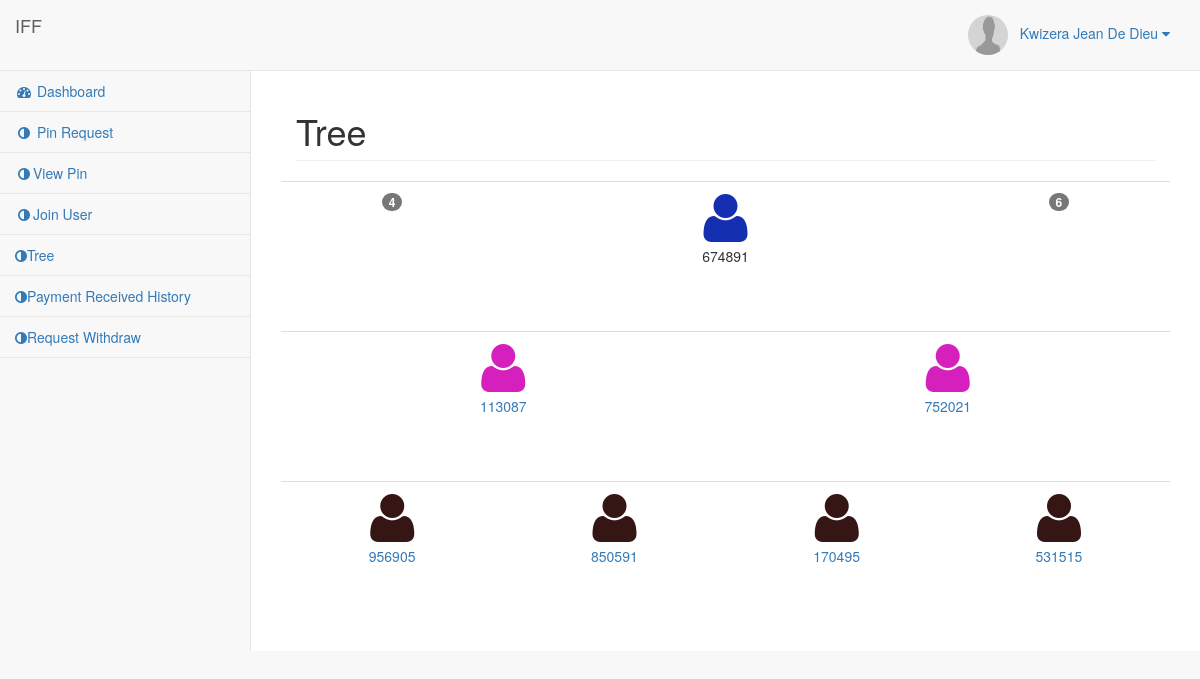
/tree.php?search-id=674891 (signed in), run on the app's committed database.
### tables this page shows
CREATE TABLE `user` (
  `id` int(11) NOT NULL,
  `userident` int(11) NOT NULL,
  `Names` varchar(50) NOT NULL,
  `NationalID` bigint(50) NOT NULL,
  `password` varchar(30) NOT NULL,
  `mobile` varchar(12) NOT NULL,
  `address` text NOT NULL,
  `under_userpin` varchar(50) DEFAULT '',
  `side` enum('left','right') NOT NULL,
  `user_status` varchar(100) NOT NULL,
  `picture` varchar(200) NOT NULL,
  `created_at` datetime NOT NULL DEFAULT CURRENT_TIMESTAMP,
  `updated_at` datetime NOT NULL DEFAULT CURRENT_TIMESTAMP
);

CREATE TABLE `tree` (
  `id` int(11) NOT NULL,
  `userident` int(11) DEFAULT NULL,
  `Names` varchar(50) NOT NULL,
  `left` varchar(50) DEFAULT '',
  `right` varchar(50) DEFAULT '',
  `leftcount` int(11) DEFAULT '0',
  `rightcount` int(11) DEFAULT '0',
  `created_at` datetime NOT NULL DEFAULT CURRENT_TIMESTAMP,
  `updated_at` datetime NOT NULL DEFAULT CURRENT_TIMESTAMP,
  `matches` int(11) NOT NULL,
  `leftview` int(11) NOT NULL,
  `rightview` int(11) NOT NULL,
  `matchedview` int(11) NOT NULL
);

### tree.php (the view, shortened to what this page needs)
<?php
include 'php-includes/queryHelper.php';
$userident = $_SESSION['userident'];
$search = $userident;
function tree_data($userident)
{
    global $con;
    $data = [];
    $query = mysqli_query($con, "select * from tree where userident='{$userident}'");
    $result = mysqli_fetch_array($query);
    $data['left'] = $result['left'];
    $data['right'] = $result['right'];
    $data['leftcount'] = $result['leftcount']+$result['leftview'];
    $data['rightcount'] = $result['rightcount']+$result['rightview'];
    return $data;
}
if (isset($_GET['search-id'])) {
    $search_id = mysqli_real_escape_string($con, $_GET['search-id']);
    if ('' != $search_id) {
        $query_check = mysqli_query($con, "select * from user where userident='{$search_id}'");
        if (mysqli_num_rows($query_check) > 0) {
            $search = $search_id;
        } else {
            echo '<script>alert("Access Denied");window.location.assign("tree.php");</script>';
        }
    } else {
        echo '<script>alert("Access Denied");window.location.assign("tree.php");</script>';
    }
}
?>
<!DOCTYPE html>
<html lang="en">
<head>
    <link href="vendor/bootstrap/css/bootstrap.min.css" rel="stylesheet">
    <link href="vendor/metisMenu/metisMenu.min.css" rel="stylesheet">
    <link href="dist/css/sb-admin-2.css" rel="stylesheet">
    <link href="vendor/font-awesome/css/font-awesome.min.css" rel="stylesheet" type="text/css">
</head>
<body>
    <div id="wrapper">
        <?php include 'php-includes/menu.php'; ?>
        <div id="page-wrapper">
            <div class="container-fluid">
                <div class="row">
                    <div class="col-lg-12">
                        <h1 class="page-header">Tree</h1>
                    </div>
                </div>
                <div class="row">
                <div class="row">
                    <div class="col-lg-12">
                        <div class="table-responsive">
                            <table class="table" align="center" border="0" style="text-align:center">
                                <tr height="150">
                                    <?php
$data = tree_data($search);
?>
                                    <td><span class="badge badge-primary"><?php echo $data['leftcount']; ?></td>
                                    <td colspan="2"><i class="fa fa-user fa-4x" style="color:#1430B1"></i>
                                        <p><?php echo $search; ?></p>
                                    </td>
                                    <td><span class="badge badge-primary"><?php echo $data['rightcount']; ?></span></td>
                                </tr>
                                <tr height="150">
                                    <?php
$first_left_user = $data['left'];
$first_right_user = $data['right'];
?>
                                    <?php
if ('' != $first_left_user) {
    ?>
                                    <td colspan="2"><a href="tree.php?search-id=<?php echo $first_left_user; ?>"><i
                                                class="fa fa-user fa-4x" style="color:#D520BE"></i>
                                            <p><?php echo $first_left_user; ?></p>
                                        </a></td>
                                    <?php
} else {
        ?>
                                    <td colspan="2"><i class="fa fa-user fa-4x" style="color:#D520BE"></i>
                                        <p><?php echo $first_left_user; ?></p>
                                    </td>
                                    <?php
    }
?>
                                    <?php
if ('' != $first_right_user) {
    ?>
                                    <td colspan="2"><a href="tree.php?search-id=<?php echo $first_right_user; ?>"><i
                                                class="fa fa-user fa-4x" style="color:#D520BE"></i>
                                            <p><?php echo $first_right_user; ?></p>
                                        </a></td>
                                    <?php
} else {
        ?>
                                    <td colspan="2"><i class="fa fa-user fa-4x" style="color:#D520BE"></i>
                                        <p><?php echo $first_right_user; ?></p>
                                    </td>
                                    <?php
    }
?>
                                </tr>
                                <tr height="150">
                                    <?php
$data_first_left_user = tree_data($first_left_user);
$second_left_user = $data_first_left_user['left'];
$second_right_user = $data_first_left_user['right'];
$data_first_right_user = tree_data($first_right_user);
$third_left_user = $data_first_right_user['left'];
$thidr_right_user = $data_first_right_user['right'];
?>
                                    <?php
if ('' != $second_left_user) {
    ?>
                                    <td><a href="tree.php?search-id=<?php echo $second_left_user; ?>"><i
                                                class="fa fa-user fa-4x" style="color:#361515"></i>
                                            <p><?php echo $second_left_user; ?></p>
                                        </a></td>
                                    <?php
} else {
        ?>
                                    <td><i class="fa fa-user fa-4x" style="color:#361515"></i></td>
                                    <?php
    }
?>
                                    <?php
if ('' != $second_right_user) {
    ?>
                                    <td><a href="tree.php?search-id=<?php echo $second_right_user; ?>"><i
                                                class="fa fa-user fa-4x" style="color:#361515"></i>
                                            <p><?php echo $second_right_user; ?></p>
                                        </a></td>
                                    <?php
} else {
        ?>
                                    <td><i class="fa fa-user fa-4x" style="color:#361515"></i></td>
                                    <?php
    }
?>
                                    <?php
if ('' != $third_left_user) {
    ?>
                                    <td><a href="tree.php?search-id=<?php echo $third_left_user; ?>"><i
                                                class="fa fa-user fa-4x" style="color:#361515"></i>
                                            <p><?php echo $third_left_user; ?></p>
                                        </a></td>
                                    <?php
} else {
        ?>
                                    <td><i class="fa fa-user fa-4x" style="color:#361515"></i></td>
                                    <?php
    }
?>
                                    <?php
if ('' != $thidr_right_user) {
    ?>
                                    <td><a href="tree.php?search-id=<?php echo $thidr_right_user; ?>"><i
                                                class="fa fa-user fa-4x" style="color:#361515"></i>
                                            <p><?php echo $thidr_right_user; ?></p>
                                        </a></td>
                                    <?php
} else {
        ?>
                                    <td><i class="fa fa-user fa-4x" style="color:#361515"></i></td>
                                    <?php
    }
?>
                                </tr>
                            </table>
                        </div>
                    </div>
                </div>
            </div>
        </div>
    </div>
</body>
</html>

### php-includes/menu.php (shortened to what this page needs)
<?php
include('php-includes/connect.php');
$query = mysqli_query($con,"select * from user where userident='$userident'");
$result = mysqli_fetch_array($query);
?>
<nav class="navbar navbar-default navbar-static-top" role="navigation" style="margin-bottom: 0">
            <div class="navbar-header">
                <a class="navbar-brand" href="#">IFF</a>
            </div>
            <ul class="nav navbar-top-links navbar-right">
                <li class="dropdown">
                    <a class="dropdown-toggle" data-toggle="dropdown" href="#">
                    <img src="uploads/<?php echo  $result['picture']; ?>" class="user-image" alt="User Image" style="border-radius: 50%;" width="40px" height="40px"></i>&nbsp;&nbsp;&nbsp;<?php echo $result['Names']?> <i class="fa fa-caret-down"></i>
                    </a>
                </li>
            </ul>
            <br/>
            <div class="navbar-default sidebar" role="navigation">
                <div class="sidebar-nav navbar-collapse">
                    <ul class="nav" id="side-menu">
                        <li>
                            <a href="home.php"><i class="fa fa-dashboard fa-fw"></i> Dashboard</a>
                        </li>
                        <li>
                            <a href="pin-request.php"><i class="fa fa-adjust fa-fw"></i> Pin Request</a>
                        </li>
                        <li>
                            <a href="pin.php"><i class="fa fa-adjust fa-fw"></i>View Pin</a>
                        </li>
                        <li>
                            <a href="join.php"><i class="fa fa-adjust fa-fw"></i>Join User</a>
                        </li>
                        <li>
                            <a href="tree.php"><i class="fa fa-adjust fa-hub"></i>Tree</a>
                        </li>
						<li>
                            <a href="payment-received-history.php"><i class="fa fa-adjust fa-hub"></i>Payment Received History</a>
                        </li>
                        <li>
                            <a href="withdraw.php"><i class="fa fa-adjust fa-hub"></i>Request Withdraw</a>
                        </li>
                    </ul>
                </div>
            </div>
        </nav>

### data on the page
user: picture (picture), Names "Kwizera Jean De Dieu"
tree: leftcount "4", rightcount "6", left "113087", right "752021"
tree: left "956905", right "850591"
tree: left "170495", right "531515"

### other printed values
$search "674891"
